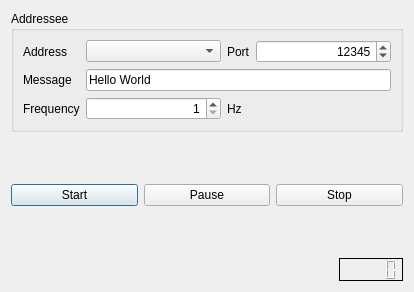
<?xml version="1.0" encoding="UTF-8"?>
<ui version="4.0">
 <class>NetworkWidget</class>
 <widget class="QDialog" name="NetworkWidget">
  <property name="geometry">
   <rect>
    <x>0</x>
    <y>0</y>
    <width>414</width>
    <height>292</height>
   </rect>
  </property>
  <property name="windowTitle">
   <string>Dialog</string>
  </property>
  <layout class="QVBoxLayout" name="verticalLayout">
   <item>
    <widget class="QGroupBox" name="addresseeGroupbox">
     <property name="title">
      <string>Addressee</string>
     </property>
     <layout class="QGridLayout" name="gridLayout" columnstretch="0,1,0,1">
      <item row="0" column="0">
       <widget class="QLabel" name="label">
        <property name="text">
         <string>Address</string>
        </property>
       </widget>
      </item>
      <item row="0" column="1">
       <widget class="QComboBox" name="addressCombobox">
        <property name="editable">
         <bool>false</bool>
        </property>
       </widget>
      </item>
      <item row="0" column="3">
       <widget class="QSpinBox" name="portSpinBox">
        <property name="alignment">
         <set>Qt::AlignRight|Qt::AlignTrailing|Qt::AlignVCenter</set>
        </property>
        <property name="maximum">
         <number>999999999</number>
        </property>
        <property name="value">
         <number>12345</number>
        </property>
       </widget>
      </item>
      <item row="1" column="0">
       <widget class="QLabel" name="label_4">
        <property name="text">
         <string>Message</string>
        </property>
       </widget>
      </item>
      <item row="2" column="0">
       <widget class="QLabel" name="label_3">
        <property name="text">
         <string>Frequency</string>
        </property>
       </widget>
      </item>
      <item row="2" column="1">
       <widget class="QSpinBox" name="frequencySpinBox">
        <property name="alignment">
         <set>Qt::AlignRight|Qt::AlignTrailing|Qt::AlignVCenter</set>
        </property>
        <property name="minimum">
         <number>1</number>
        </property>
        <property name="maximum">
         <number>100</number>
        </property>
       </widget>
      </item>
      <item row="2" column="2">
       <widget class="QLabel" name="label_5">
        <property name="text">
         <string>Hz</string>
        </property>
       </widget>
      </item>
      <item row="0" column="2">
       <widget class="QLabel" name="label_2">
        <property name="text">
         <string>Port</string>
        </property>
       </widget>
      </item>
      <item row="1" column="1" colspan="3">
       <widget class="QLineEdit" name="messageLineEdit">
        <property name="text">
         <string>Hello World</string>
        </property>
        <property name="placeholderText">
         <string>type the message to be sent</string>
        </property>
       </widget>
      </item>
     </layout>
    </widget>
   </item>
   <item>
    <spacer name="verticalSpacer">
     <property name="orientation">
      <enum>Qt::Vertical</enum>
     </property>
     <property name="sizeHint" stdset="0">
      <size>
       <width>20</width>
       <height>40</height>
      </size>
     </property>
    </spacer>
   </item>
   <item>
    <layout class="QHBoxLayout" name="horizontalLayout_2">
     <item>
      <widget class="QPushButton" name="startButton">
       <property name="text">
        <string>Start</string>
       </property>
      </widget>
     </item>
     <item>
      <widget class="QPushButton" name="pauseButton">
       <property name="text">
        <string>Pause</string>
       </property>
      </widget>
     </item>
     <item>
      <widget class="QPushButton" name="stopButton">
       <property name="text">
        <string>Stop</string>
       </property>
      </widget>
     </item>
    </layout>
   </item>
   <item>
    <spacer name="verticalSpacer_2">
     <property name="orientation">
      <enum>Qt::Vertical</enum>
     </property>
     <property name="sizeHint" stdset="0">
      <size>
       <width>20</width>
       <height>40</height>
      </size>
     </property>
    </spacer>
   </item>
   <item>
    <layout class="QHBoxLayout" name="horizontalLayout">
     <item>
      <spacer name="horizontalSpacer">
       <property name="orientation">
        <enum>Qt::Horizontal</enum>
       </property>
       <property name="sizeHint" stdset="0">
        <size>
         <width>40</width>
         <height>20</height>
        </size>
       </property>
      </spacer>
     </item>
     <item>
      <widget class="QLCDNumber" name="lcdNumber">
       <property name="enabled">
        <bool>true</bool>
       </property>
       <property name="frameShape">
        <enum>QFrame::Box</enum>
       </property>
       <property name="frameShadow">
        <enum>QFrame::Plain</enum>
       </property>
       <property name="mode">
        <enum>QLCDNumber::Dec</enum>
       </property>
      </widget>
     </item>
    </layout>
   </item>
  </layout>
 </widget>
 <resources/>
 <connections/>
</ui>
